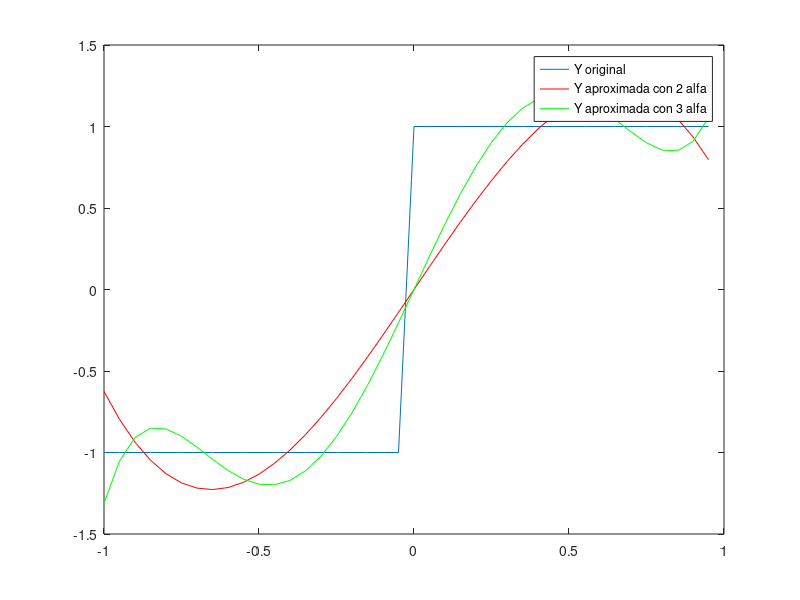

The MATLAB script that drew this image: (Note: this script raises an error after producing the figure.)
1;

function r = y(t)
    for i=1:length(t)
        if(t(i) < 0)
            r(i) = -1;
        else
            r(i) = 1;
        end
    end
endfunction

function r = y_aprox(t, alfa1, alfa3, alfa5)
    for i=1:length(t)
        term1 = alfa1 * sqrt(3/2) * t(i);
        term2 = alfa3 * sqrt(7/2) * (5/2*t(i)^3 - 3/2*t(i));
        term3 = alfa5 * sqrt(11/2)*1/8 * (63*t(i)^5 - 70*t(i)^3 + 15*t(i));
        r(i) = term1 + term2 + term3;
    end
endfunction

t0 = -1;
dt = 0.05;
tn = 1;
t = t0:dt:tn-dt;

alfa1 = sqrt(3/2);
alfa3 = -sqrt(7/32);
alfa5 = sqrt(11/2)*1/8;

y_orig = y(t);
y_aproximada2 = y_aprox(t, alfa1, alfa3, 0);
y_aproximada3 = y_aprox(t, alfa1, alfa3, alfa5);

plot(t, y_orig);
hold on
plot(t, y_aproximada2, 'r');
hold on
plot(t, y_aproximada3, 'g');
legend('Y original', 'Y aproximada con 2 alfa', 'Y aproximada con 3 alfa');
error_cuadratico_medio = norm(y_orig - y_aproximada,2)^2
